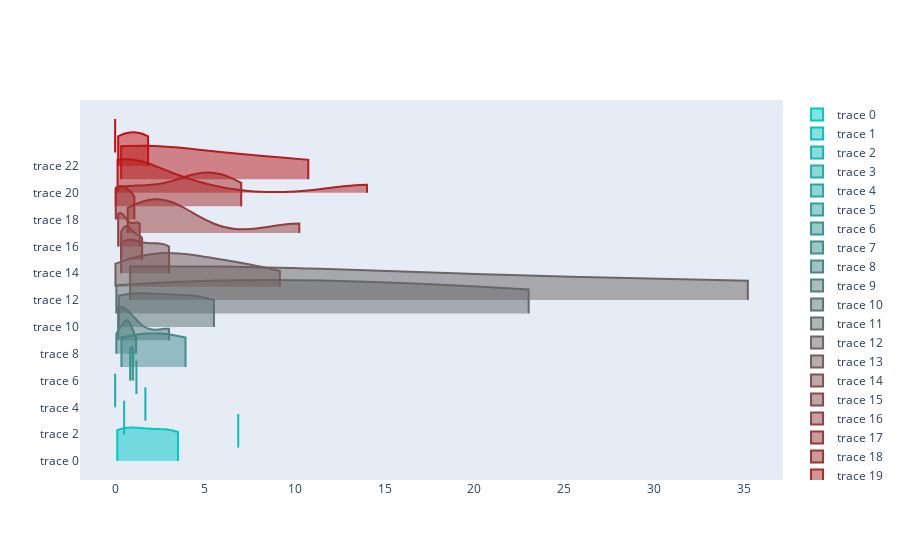

This figure's notebook cell:
### Markdown cell above
## Rigdeline plot

### Code cell
import plotly.graph_objects as go
from plotly.colors import n_colors
import numpy as np
np.random.seed(1)



colors = n_colors('rgb(5, 200, 200)', 'rgb(200, 10, 10)', 24, colortype='rgb')

fig = go.Figure()
for hour, color in zip(cats, colors):
    df = df_rigdeplot[(df_rigdeplot.hour_period == hour) & (df_rigdeplot.day == 'Monday')]
    fig.add_trace(go.Violin(x = df['duration_min'], line_color=color, spanmode = 'hard'))

    df = extreme[(extreme.hour_period == hour) & (extreme.day == 'Monday')]
    if not df.empty:
        fig.add_vline(x=df["Avg duration"].values, line_width=5, line_dash="dash", line_color="black")

fig.update_traces(orientation='h', side='positive', width=5, points=False)
fig.update_layout(xaxis_showgrid=False, xaxis_zeroline=False)
fig.show()

### Figure 1 — Plotly figure (JSON) as saved in the notebook; plotly's stock layout.template omitted (floating-point values rounded to 4 significant figures)
{"data": [{"line": {"color": "rgb(5.0, 200.0, 200.0)"}, "orientation": "h", "points": false, "side": "positive", "spanmode": "hard", "type": "violin", "width": 5, "x": [0.117, 3.467, 0.167, 3.5, 1.633]}, {"line": {"color": "rgb(13.478260869565217, 191.73913043478262, 191.73913043478262)"}, "orientation": "h", "points": false, "side": "positive", "spanmode": "hard", "type": "violin", "width": 5, "x": [6.85]}, {"line": {"color": "rgb(21.956521739130434, 183.47826086956522, 183.47826086956522)"}, "orientation": "h", "points": false, "side": "positive", "spanmode": "hard", "type": "violin", "width": 5, "x": [0.5]}, {"line": {"color": "rgb(30.43478260869565, 175.2173913043478, 175.2173913043478)"}, "orientation": "h", "points": false, "side": "positive", "spanmode": "hard", "type": "violin", "width": 5, "x": [1.683]}, {"line": {"color": "rgb(38.91304347826087, 166.95652173913044, 166.95652173913044)"}, "orientation": "h", "points": false, "side": "positive", "spanmode": "hard", "type": "violin", "width": 5, "x": [0]}, {"line": {"color": "rgb(47.391304347826086, 158.69565217391306, 158.69565217391306)"}, "orientation": "h", "points": false, "side": "positive", "spanmode": "hard", "type": "violin", "width": 5, "x": [1.183]}, {"line": {"color": "rgb(55.8695652173913, 150.43478260869566, 150.43478260869566)"}, "orientation": "h", "points": false, "side": "positive", "spanmode": "hard", "type": "violin", "width": 5, "x": [0.833, 1]}, {"line": {"color": "rgb(64.34782608695652, 142.17391304347825, 142.17391304347825)"}, "orientation": "h", "points": false, "side": "positive", "spanmode": "hard", "type": "violin", "width": 5, "x": [3.917, 0.35]}, {"line": {"color": "rgb(72.82608695652173, 133.91304347826087, 133.91304347826087)"}, "orientation": "h", "points": false, "side": "positive", "spanmode": "hard", "type": "violin", "width": 5, "x": [0.167, 0.5, 0.667, 0.067, 0.683, 1.167, 0.833]}, {"line": {"color": "rgb(81.30434782608695, 125.65217391304348, 125.65217391304348)"}, "orientation": "h", "points": false, "side": "positive", "spanmode": "hard", "type": "violin", "width": 5, "x": [0.167, 0.35, 3, 0.167]}, {"line": {"color": "rgb(89.78260869565217, 117.3913043478261, 117.3913043478261)"}, "orientation": "h", "points": false, "side": "positive", "spanmode": "hard", "type": "violin", "width": 5, "x": [0.2, 4.067, 0.583, 5.5]}, {"line": {"color": "rgb(98.26086956521739, 109.1304347826087, 109.1304347826087)"}, "orientation": "h", "points": false, "side": "positive", "spanmode": "hard", "type": "violin", "width": 5, "x": [23.02, 9.333, 0.067]}, {"line": {"color": "rgb(106.7391304347826, 100.86956521739131, 100.86956521739131)"}, "orientation": "h", "points": false, "side": "positive", "spanmode": "hard", "type": "violin", "width": 5, "x": [35.22, 0.85, 0.833]}, {"line": {"color": "rgb(115.21739130434781, 92.60869565217392, 92.60869565217392)"}, "orientation": "h", "points": false, "side": "positive", "spanmode": "hard", "type": "violin", "width": 5, "x": [4.167, 0.9, 9.167, 0.017, 7.35, 5.7, 2.683, 2.683]}, {"line": {"color": "rgb(123.69565217391303, 84.34782608695653, 84.34782608695653)"}, "orientation": "h", "points": false, "side": "positive", "spanmode": "hard", "type": "violin", "width": 5, "x": [0.65, 2.067, 0.733, 0.333, 2.883, 3]}, {"line": {"color": "rgb(132.17391304347825, 76.08695652173914, 76.08695652173914)"}, "orientation": "h", "points": false, "side": "positive", "spanmode": "hard", "type": "violin", "width": 5, "x": [0.333, 1.433, 1.5, 0.867, 0.667, 0.45]}, {"line": {"color": "rgb(140.65217391304347, 67.82608695652175, 67.82608695652175)"}, "orientation": "h", "points": false, "side": "positive", "spanmode": "hard", "type": "violin", "width": 5, "x": [0.167, 1.25, 0.617, 1.333, 0.167, 1.367, 0.167, 0.283]}, {"line": {"color": "rgb(149.1304347826087, 59.56521739130437, 59.56521739130437)"}, "orientation": "h", "points": false, "side": "positive", "spanmode": "hard", "type": "violin", "width": 5, "x": [0.7, 10.25, 2.733, 2.15, 3.183]}, {"line": {"color": "rgb(157.6086956521739, 51.30434782608697, 51.30434782608697)"}, "orientation": "h", "points": false, "side": "positive", "spanmode": "hard", "type": "violin", "width": 5, "x": [0.033, 0.683, 1.067, 0.167]}, {"line": {"color": "rgb(166.08695652173913, 43.04347826086956, 43.04347826086956)"}, "orientation": "h", "points": false, "side": "positive", "spanmode": "hard", "type": "violin", "width": 5, "x": [4.817, 0.033, 0.667, 4.667, 7.017, 4.833, 0.383, 6.283, 3.15, 5.667]}, {"line": {"color": "rgb(174.56521739130434, 34.782608695652186, 34.782608695652186)"}, "orientation": "h", "points": false, "side": "positive", "spanmode": "hard", "type": "violin", "width": 5, "x": [3.85, 14.02, 0.15, 1, 0.133, 0.15]}, {"line": {"color": "rgb(183.04347826086956, 26.52173913043481, 26.52173913043481)"}, "orientation": "h", "points": false, "side": "positive", "spanmode": "hard", "type": "violin", "width": 5, "x": [0.833, 10.75, 0.333]}, {"line": {"color": "rgb(191.52173913043478, 18.260869565217405, 18.260869565217405)"}, "orientation": "h", "points": false, "side": "positive", "spanmode": "hard", "type": "violin", "width": 5, "x": [0.167, 1.833]}, {"line": {"color": "rgb(200.0, 10.0, 10.0)"}, "orientation": "h", "points": false, "side": "positive", "spanmode": "hard", "type": "violin", "width": 5, "x": [0]}], "layout": {"shapes": [{"line": {"color": "black", "dash": "dash", "width": 5}, "type": "line", "x0": [15.27], "x1": [15.27], "xref": "x", "y0": 0, "y1": 1, "yref": "y domain"}, {"line": {"color": "black", "dash": "dash", "width": 5}, "type": "line", "x0": [20.67], "x1": [20.67], "xref": "x", "y0": 0, "y1": 1, "yref": "y domain"}, {"line": {"color": "black", "dash": "dash", "width": 5}, "type": "line", "x0": [13.3], "x1": [13.3], "xref": "x", "y0": 0, "y1": 1, "yref": "y domain"}, {"line": {"color": "black", "dash": "dash", "width": 5}, "type": "line", "x0": [13.35], "x1": [13.35], "xref": "x", "y0": 0, "y1": 1, "yref": "y domain"}, {"line": {"color": "black", "dash": "dash", "width": 5}, "type": "line", "x0": [17.18], "x1": [17.18], "xref": "x", "y0": 0, "y1": 1, "yref": "y domain"}, {"line": {"color": "black", "dash": "dash", "width": 5}, "type": "line", "x0": [17.52], "x1": [17.52], "xref": "x", "y0": 0, "y1": 1, "yref": "y domain"}, {"line": {"color": "black", "dash": "dash", "width": 5}, "type": "line", "x0": [23.02], "x1": [23.02], "xref": "x", "y0": 0, "y1": 1, "yref": "y domain"}, {"line": {"color": "black", "dash": "dash", "width": 5}, "type": "line", "x0": [16.53], "x1": [16.53], "xref": "x", "y0": 0, "y1": 1, "yref": "y domain"}, {"line": {"color": "black", "dash": "dash", "width": 5}, "type": "line", "x0": [16.94], "x1": [16.94], "xref": "x", "y0": 0, "y1": 1, "yref": "y domain"}, {"line": {"color": "black", "dash": "dash", "width": 5}, "type": "line", "x0": [13.03], "x1": [13.03], "xref": "x", "y0": 0, "y1": 1, "yref": "y domain"}, {"line": {"color": "black", "dash": "dash", "width": 5}, "type": "line", "x0": [17.41], "x1": [17.41], "xref": "x", "y0": 0, "y1": 1, "yref": "y domain"}, {"line": {"color": "black", "dash": "dash", "width": 5}, "type": "line", "x0": [27.18], "x1": [27.18], "xref": "x", "y0": 0, "y1": 1, "yref": "y domain"}, {"line": {"color": "black", "dash": "dash", "width": 5}, "type": "line", "x0": [18.35], "x1": [18.35], "xref": "x", "y0": 0, "y1": 1, "yref": "y domain"}, {"line": {"color": "black", "dash": "dash", "width": 5}, "type": "line", "x0": [18.02], "x1": [18.02], "xref": "x", "y0": 0, "y1": 1, "yref": "y domain"}], "xaxis": {"showgrid": false, "zeroline": false}}}
